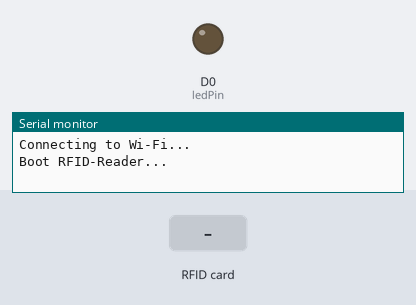
A sketch run on a simulated ESP8266 (NodeMCU). On the bench: output pins drawn as LEDs (lit = HIGH), the last lines printed to the serial monitor. Inputs (shaded band) come from the test bench. WiFi joins after 1.5 s; servers stay silent unless stated; no MQTT or app messages arrive unless stated.

Above: at 1.2 s.
1.3 s: RFID card 5E 7A 19 C4 held to the reader
At 3.5 s:
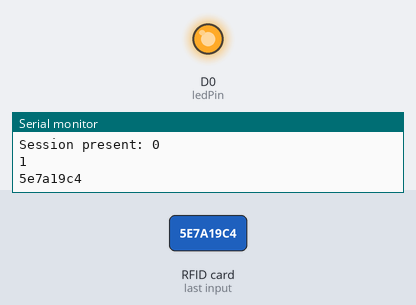
Timing chart, 0 to 8.6 s (numbered marks = the images above; inputs shaded):
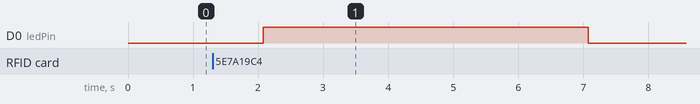

The sketch:

RFID.ino
```cpp
#include <ESP8266WiFi.h>
#include <Ticker.h>
#include <AsyncMqttClient.h>


#define WIFI_SSID "AndroidAP"
#define WIFI_PASSWORD "rnq20cck"

#define MQTT_HOST IPAddress(192, 168, 43, 224)
#define MQTT_PORT 1883

#include <SPI.h>
#include <MFRC522.h>

#define SS_PIN D8
#define RST_PIN D3
const int ledPin = D0;

MFRC522 rfid(SS_PIN, RST_PIN); // Instance of the class
MFRC522::MIFARE_Key key;


AsyncMqttClient mqttClient;
Ticker mqttReconnectTimer;

WiFiEventHandler wifiConnectHandler;
WiFiEventHandler wifiDisconnectHandler;
Ticker wifiReconnectTimer;

void connectToWifi() {
  Serial.println("Connecting to Wi-Fi...");
  WiFi.begin(WIFI_SSID, WIFI_PASSWORD);
}

void connectToMqtt() {
  Serial.println("Connecting to MQTT...");
  mqttClient.connect();
  mqttClient.setWill("system/status", 1, true, "ende");
}

void onWifiConnect(const WiFiEventStationModeGotIP& event) {
  Serial.println("Connected to Wi-Fi.");
  connectToMqtt();
}

void onWifiDisconnect(const WiFiEventStationModeDisconnected& event) {
  Serial.println("Disconnected from Wi-Fi.");
  mqttReconnectTimer.detach(); // ensure we don't reconnect to MQTT while reconnecting to Wi-Fi
  wifiReconnectTimer.once(2, connectToWifi);
}

void onMqttConnect(bool sessionPresent) {
  Serial.println("Connected to MQTT.");
  Serial.print("Session present: ");
  Serial.println(sessionPresent);
}

void onMqttDisconnect(AsyncMqttClientDisconnectReason reason) {
  Serial.println("Disconnected from MQTT.");

  if (WiFi.isConnected()) {
    mqttReconnectTimer.once(2, connectToMqtt);
  }
}

void setup() {
  Serial.begin(115200);
  Serial.println();

  wifiConnectHandler = WiFi.onStationModeGotIP(onWifiConnect);
  wifiDisconnectHandler = WiFi.onStationModeDisconnected(onWifiDisconnect);

  mqttClient.onConnect(onMqttConnect);
  mqttClient.onDisconnect(onMqttDisconnect);
  mqttClient.setServer(MQTT_HOST, MQTT_PORT);

  connectToWifi();

  SPI.begin();
  rfid.PCD_Init();

  Serial.println("Boot RFID-Reader...");

  pinMode(ledPin, OUTPUT);
}


void loop() {
  delay(1000);
  digitalWrite(ledPin,LOW);
  handleRFID();
}

void handleRFID() {
  if (!rfid.PICC_IsNewCardPresent()) return;
  if (!rfid.PICC_ReadCardSerial()) return;
  Serial.println(printHex(rfid.uid.uidByte, rfid.uid.size));

  digitalWrite(ledPin,HIGH);
  delay(5000);
  digitalWrite(ledPin,LOW);

  rfid.PICC_HaltA();
  rfid.PCD_StopCrypto1();
  }

  String printHex(byte *buffer, byte bufferSize) {
  String id = "";
  for (byte i = 0; i < bufferSize; i++) {
  id += buffer[i] < 0x10 ? "0" : "";
  id += String(buffer[i], HEX);
  }
      uint16_t packetIdPub2 = mqttClient.publish("door_lock", 1, true, String(id).c_str());
    Serial.println(packetIdPub2);
  return id;
}
```

Measured:
- after the input at 1.3 s, D0 (ledPin): LOW → HIGH after 0.78 s, → LOW 5.0 s later
